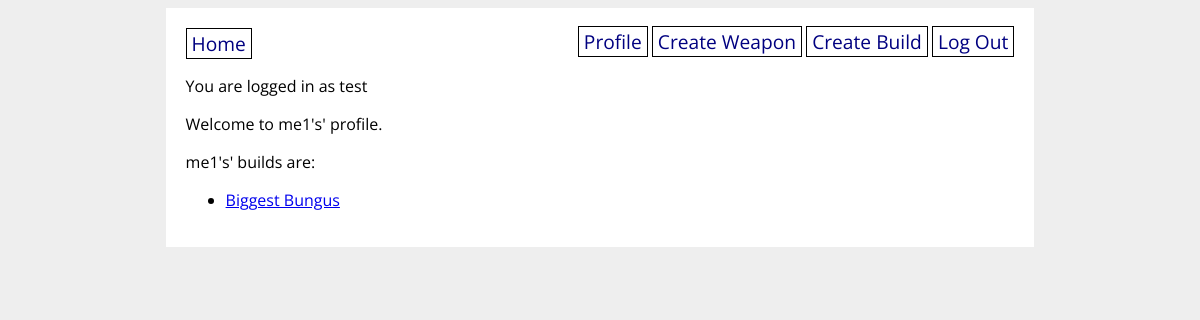
Page /profile/me1 (signed in) on the committed database.
### elden_ring_builder/models.py (models this page shows, shortened)
class User(db.Model, UserMixin):
    id = db.Column(db.Integer, primary_key=True)
    username = db.Column(db.String(50), unique=True, nullable=False)
    password = db.Column(db.String(60), nullable=False)
    builds = db.relationship('Build', back_populates='user')
    def __repr__(self):
      return self.username

class Build(db.Model):
  id = db.Column(db.Integer, primary_key=True)
  name = db.Column(db.String(50), nullable=False)
  description = db.Column(db.String(500), nullable=False)
  user_id = db.Column(db.Integer, db.ForeignKey('user.id'), nullable=False)
  user = db.relationship('User', back_populates='builds')
  weapon = db.relationship('Weapon', secondary='build_weapon', back_populates='build')

### elden_ring_builder/main/routes.py (the view)
@main.route('/profile/<username>')
def profile(username):
    user = User.query.filter_by(username=username).one()
    return render_template('profile.html', user=user)

### elden_ring_builder/extensions.py (called while the page is built)
@login_manager.user_loader
def load_user(user_id):
    return User.query.get(user_id)

### elden_ring_builder/templates/profile.html
{% extends 'base.html' %}
{% block content %}
<p>
Welcome to {{ user }}'s' profile.
</p>
<p>
    {{ user }}'s' builds are:
    <ul>
        {% for build in user.builds %}
        <li><a href="/build_detail/{{ build.id }}">{{ build.name }}</a></li>
        {% endfor %}
    </ul>
</p>
{% endblock %}

### elden_ring_builder/templates/base.html (shortened to what this page needs)
<!DOCTYPE html>
<html>
    <head>
        <link rel="stylesheet" href="/static/style.css">
    </head>
    <body>
        <div id="content">
            <nav>
                <a href="/">Home</a>
                <div>
                    {% if current_user.is_authenticated %}
                    <a href="/profile/{{ current_user.username }}">Profile</a>
                    <a href="/create_weapon">Create Weapon</a>
                    <a href="/create_build">Create Build</a>
                    <a href="/logout">Log Out</a>
                    {% else %}
                    <a href="/signup">Sign Up</a>
                    <a href="/login">Log In</a>
                    {% endif %}
                </div>
            </nav>
            {% if current_user.is_authenticated %}
            <p>You are logged in as {{ current_user.username }}</p>
            {% endif %}
            {% block content %}{% endblock %}
        </div>
    </body>
</html>

### elden_ring_builder/static/style.css (style rules this page uses)
body { display: flex; flex-direction: column; align-items: center; background-color: #eee; font-family: 'Open Sans', sans-serif; }
#content { width: 70%; background-color: white; padding: 20px; }
nav { width: 100%; display: flex; flex-direction: row; justify-content: space-between; }
nav a { color: navy; text-decoration: none; border: 1px solid black; padding: 1px 5px; font-size: 1.2em; }

### rows in the picture
User: username "test"
User: username "me1"
Build: name "Biggest Bungus"
